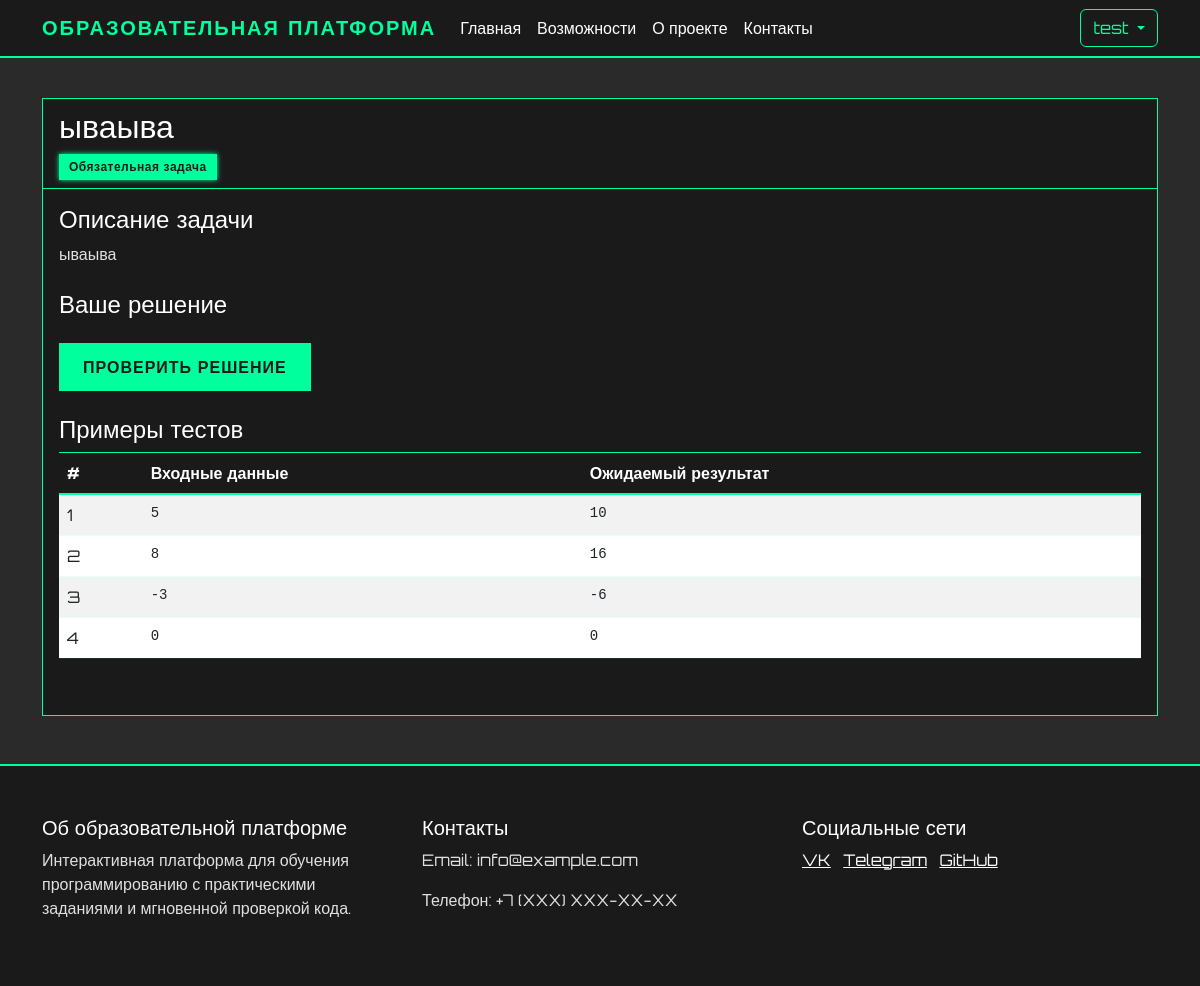
Page /tasks/1/solve (signed in) on the earlier database version.
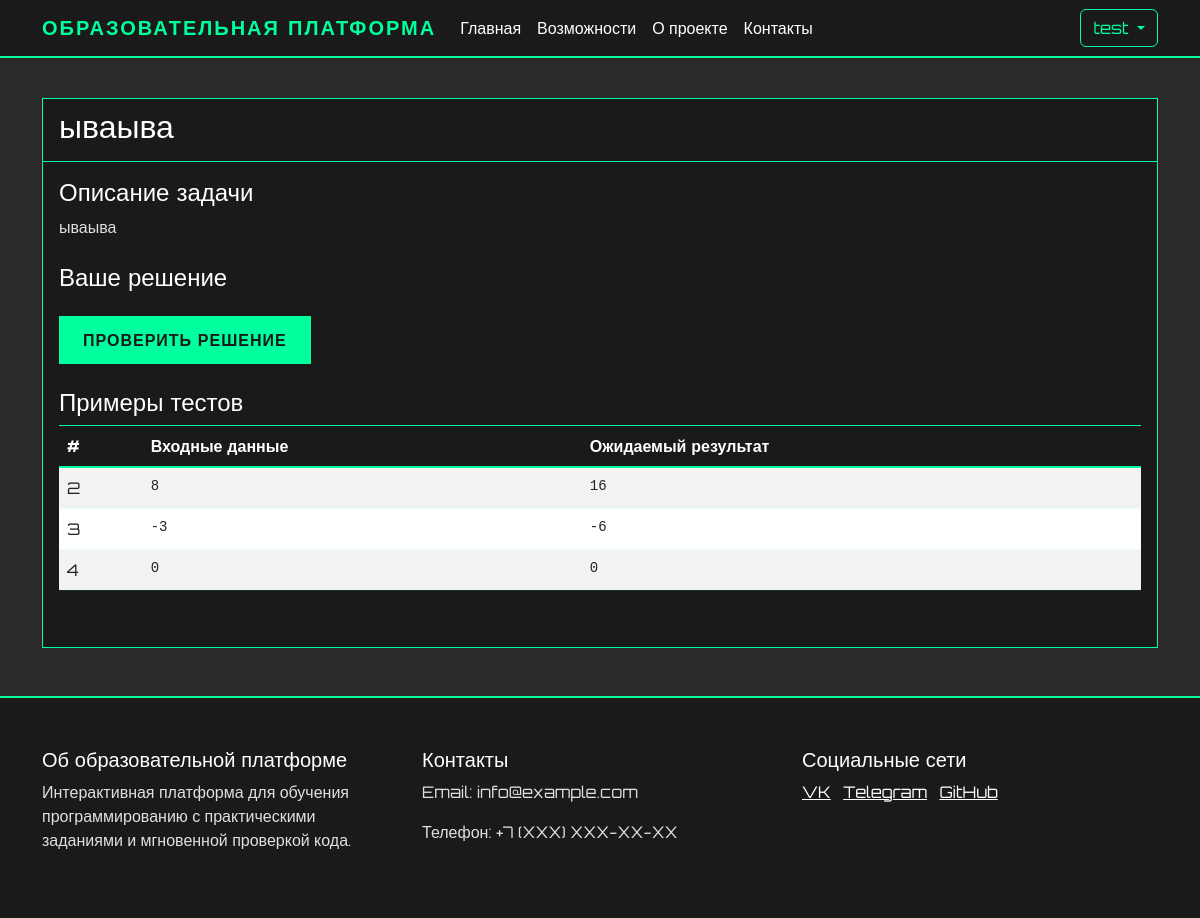
Same page on the later database version.
### app.py (models this page shows, shortened)
class User(UserMixin, db.Model):
    id = db.Column(db.Integer, primary_key=True)
    name = db.Column(db.String(100), nullable=False)
    username = db.Column(db.String(80), unique=True, nullable=False)
    email = db.Column(db.String(120), unique=True, nullable=False)
    password_hash = db.Column(db.String(128))
    is_admin = db.Column(db.Boolean, default=False)
    created_at = db.Column(db.DateTime, default=db.func.now())
    last_login = db.Column(db.DateTime)
    is_active = db.Column(db.Boolean, default=True)

class PracticeTask(db.Model):
    id = db.Column(db.Integer, primary_key=True)
    lesson_id = db.Column(db.Integer, db.ForeignKey('lesson.id'), nullable=False)
    title = db.Column(db.String(200), nullable=False)
    description = db.Column(db.Text, nullable=False)
    function_name = db.Column(db.String(200), nullable=False)  # Название функции
    initial_code = db.Column(db.Text)  # Начальный код для задачи
    order_number = db.Column(db.Integer, nullable=False)
    is_required = db.Column(db.Boolean, default=False)
    tests = db.relationship('TaskTest', backref='task', lazy=True, cascade='all, delete-orphan')

class TaskTest(db.Model):
    id = db.Column(db.Integer, primary_key=True)
    task_id = db.Column(db.Integer, db.ForeignKey('practice_task.id'), nullable=False)
    function = db.Column(db.String(200), nullable=False)  # Название функции для теста
    input_data = db.Column(db.Text, nullable=False)  # Аргументы функции
    expected_output = db.Column(db.Text, nullable=False)
    is_hidden = db.Column(db.Boolean, default=False)
    order_number = db.Column(db.Integer, nullable=False)

### app.py (the view, shortened to what this page needs)
@app.route('/tasks/<int:task_id>/solve', methods=['GET', 'POST'])
@login_required
def solve_task(task_id):
    task = PracticeTask.query.get_or_404(task_id)
    return render_template('solve_task.html', task=task)

### app.py (called while the page is built)
@login_manager.user_loader
def load_user(user_id):
    return User.query.get(int(user_id))

### templates/solve_task.html (shortened to what this page needs)
{% extends "base.html" %}
{% block content %}
<div class="container mt-4">
    <div class="card">
        <div class="card-header">
            <h2>{{ task.title }}</h2>
            {% if task.is_required %}
                <span class="badge bg-primary">Обязательная задача</span>
            {% endif %}
        </div>
        <div class="card-body">
            <div class="mb-4">
                <h4>Описание задачи</h4>
                <p>{{ task.description }}</p>
            </div>
            <div class="mb-4">
                <h4>Ваше решение</h4>
                <form method="POST" action="{{ url_for('check_solution', task_id=task.id) }}">
                    <button type="submit" class="btn btn-primary mt-3">Проверить решение</button>
                </form>
            </div>
            <div class="mb-4">
                <h4>Примеры тестов</h4>
                <div class="table-responsive">
                    <table class="table table-striped">
                        <thead>
                            <tr>
                                <th>#</th>
                                <th>Входные данные</th>
                                <th>Ожидаемый результат</th>
                            </tr>
                        </thead>
                        <tbody>
                            {% for test in task.tests if not test.is_hidden %}
                            <tr>
                                <td>{{ test.order_number }}</td>
                                <td><pre class="mb-0">{{ test.input_data }}</pre></td>
                                <td><pre class="mb-0">{{ test.expected_output }}</pre></td>
                            </tr>
                            {% endfor %}
                        </tbody>
                    </table>
                </div>
            </div>
        </div>
    </div>
</div>
<link rel="stylesheet" href="https://cdnjs.cloudflare.com/ajax/libs/codemirror/5.65.2/codemirror.min.css">
{% endblock %}

### templates/base.html (shortened to what this page needs)
<!DOCTYPE html>
<html lang="ru">
<head>
    <link href="https://cdn.jsdelivr.net/npm/bootstrap@5.3.0/dist/css/bootstrap.min.css" rel="stylesheet">
</head>
<body>
    <nav class="navbar navbar-expand-lg navbar-dark">
        <div class="container">
            <a class="navbar-brand" href="{{ url_for('index') }}">Образовательная платформа</a>
            <div class="collapse navbar-collapse" id="navbarNav">
                <ul class="navbar-nav me-auto">
                    <li class="nav-item">
                        <a class="nav-link" href="{{ url_for('index') }}">Главная</a>
                    </li>
                    <li class="nav-item">
                        <a class="nav-link" href="#features">Возможности</a>
                    </li>
                    <li class="nav-item">
                        <a class="nav-link" href="#about">О проекте</a>
                    </li>
                    <li class="nav-item">
                        <a class="nav-link" href="#contact">Контакты</a>
                    </li>
                </ul>
                <div class="d-flex">
                    {% if current_user.is_authenticated %}
                        <div class="dropdown">
                            <button class="btn btn-outline-light dropdown-toggle" type="button" id="userMenu" data-bs-toggle="dropdown">
                                {{ current_user.username }}
                            </button>
                        </div>
                    {% else %}
                        <a href="{{ url_for('login') }}" class="btn btn-outline-light me-2">Войти</a>
                    {% endif %}
                </div>
            </div>
        </div>
    </nav>
    {% block content %}{% endblock %}
    <footer class="footer mt-5">
        <div class="container">
            <div class="row">
                <div class="col-md-4">
                    <h5>Об образовательной платформе</h5>
                    <p>Интерактивная платформа для обучения программированию с практическими заданиями и мгновенной проверкой кода.</p>
                </div>
                <div class="col-md-4">
                    <h5>Контакты</h5>
                    <p>Email: info@example.com</p>
                    <p>Телефон: +7 (XXX) XXX-XX-XX</p>
                </div>
                <div class="col-md-4">
                    <h5>Социальные сети</h5>
                    <a href="#" class="text-white me-2">VK</a>
                    <a href="#" class="text-white me-2">Telegram</a>
                    <a href="#" class="text-white">GitHub</a>
                </div>
            </div>
        </div>
    </footer>
</body>
</html>

### templates/base.html (style rules this page uses)
:root { --cyber-primary: #00ff9d; --cyber-secondary: #ff6600; --cyber-dark: #1a1a1a; --cyber-bg: #2a2a2a; --cyber-text: #e0e0e0; --cyber-text-light: #ffffff; --cyber-text-muted: #b0b0b0; --cyber-card-bg: #1a1a1a; --cyber-text-dark: #333333; --cyber-info: #ff00ff; }
body { font-family: 'Orbitron', sans-serif; background-color: var(--cyber-bg); color: var(--cyber-text); min-height: 100vh; display: flex; flex-direction: column; }
.navbar { background-color: var(--cyber-dark) !important; border-bottom: 2px solid var(--cyber-primary); }
.navbar-brand { color: var(--cyber-primary) !important; font-weight: 700; text-transform: uppercase; letter-spacing: 2px; }
.nav-link { color: var(--cyber-text-light) !important; transition: all 0.3s ease; }
.btn-outline-light { border-color: var(--cyber-primary); color: var(--cyber-primary); transition: all 0.3s ease; }
.footer { background-color: var(--cyber-dark); border-top: 2px solid var(--cyber-primary); color: var(--cyber-text-light); padding: 50px 0; }
.text-white { color: var(--cyber-text-light) !important; }
h1, h2, h3, h4, h5, h6 { color: var(--cyber-text-light); }
p { color: var(--cyber-text); }
.card { background-color: var(--cyber-card-bg); border: 1px solid var(--cyber-primary); color: var(--cyber-text-light); }
.card-header { background-color: rgba(0, 255, 157, 0.1); border-bottom: 1px solid var(--cyber-primary); color: var(--cyber-text-light); }
.card-body { background-color: var(--cyber-card-bg); color: var(--cyber-text-light); }
.table { color: var(--cyber-text-light); }
.table thead th { background-color: var(--cyber-card-bg); border-bottom: 2px solid var(--cyber-primary); color: var(--cyber-text-light); }
.table tbody tr { background-color: var(--cyber-card-bg); border-bottom: 1px solid rgba(0, 255, 157, 0.1); }
.btn-outline-light { animation: cyberGlow 2s infinite; }
.btn-primary { background-color: var(--cyber-primary); border: none; color: var(--cyber-dark); padding: 0.75rem 1.5rem; border-radius: 0; font-weight: 600; letter-spacing: 1px; text-transform: uppercase; transition: all 0.3s ease; }
.card { background-color: var(--cyber-card-bg); border: 1px solid var(--cyber-primary); border-radius: 0; }
.card-header { background-color: var(--cyber-card-bg); border-bottom: 1px solid var(--cyber-primary); color: var(--cyber-text-light); }
.card-body { color: var(--cyber-text-light); }
.table thead th { border-bottom: 2px solid var(--cyber-primary); color: var(--cyber-text-light); }
.table td, .table th { border-top: 1px solid var(--cyber-primary); }

Differences in the rows shown:
removed TaskTest: order_number "1", input_data "5", expected_output "10"
changed PracticeTask "ываыва": is_required True → False (drawn)
Other differences:
text no longer shown: "Обязательная задача"
